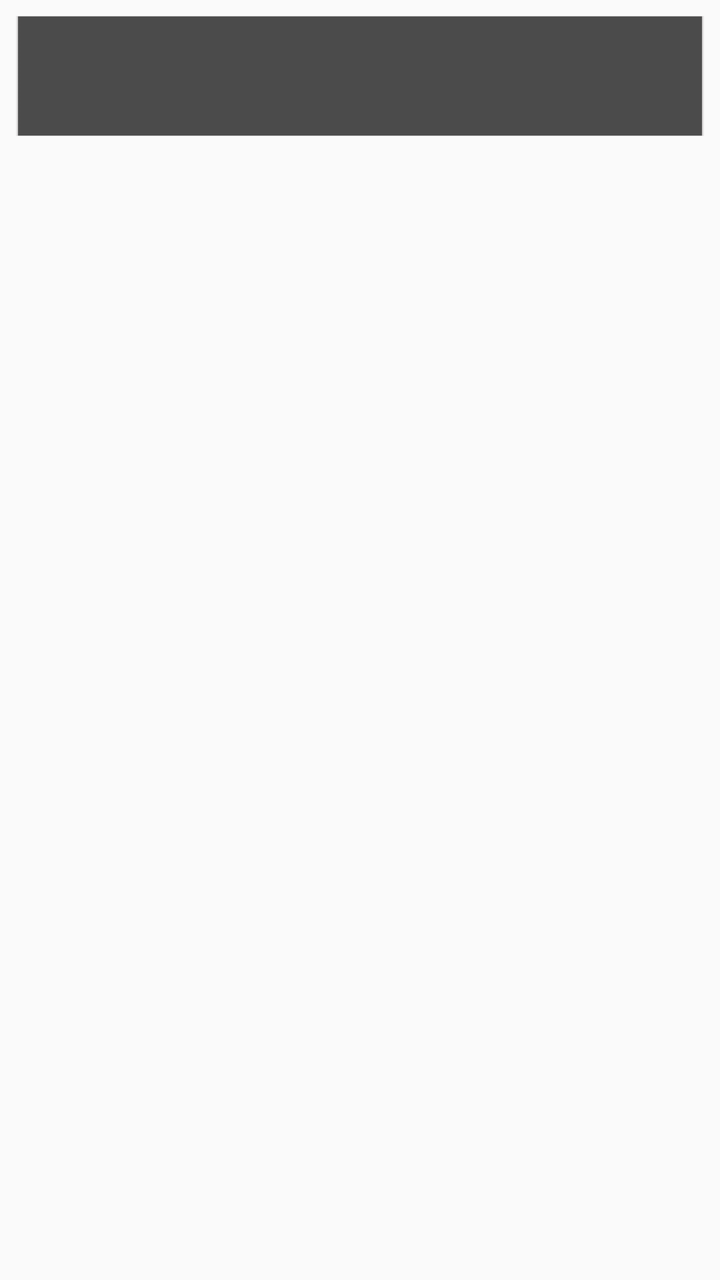
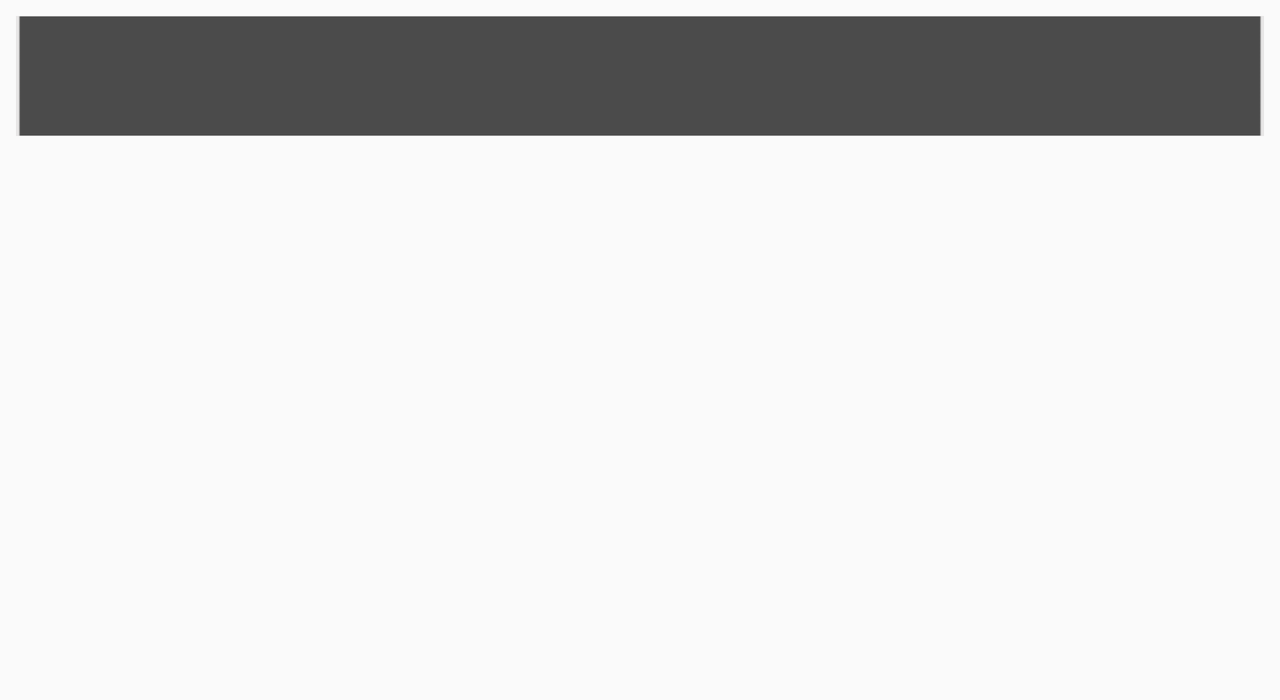

Two renders of one Android screen. The first uses the default layout on a phone; the second uses the alternative layout the repository ships for a different screen configuration, on a matching device. The two XML files are below.
<!-- AndroidManifest.xml: application theme AppTheme -->
<!-- res/layout/fragment_front_page.xml -->
<?xml version="1.0" encoding="utf-8"?>
<android.support.constraint.ConstraintLayout xmlns:android="http://schemas.android.com/apk/res/android"
    xmlns:app="http://schemas.android.com/apk/res-auto"
    xmlns:tools="http://schemas.android.com/tools"
    android:layout_width="match_parent"
    android:layout_height="650dp"
    tools:context=".FrontPageFragment">


    <ImageView
        android:id="@+id/TitleView"
        android:layout_width="match_parent"
        android:layout_height="60dp"
        android:layout_marginStart="8dp"
        android:layout_marginTop="8dp"
        android:layout_marginEnd="8dp"
        android:layout_marginBottom="8dp"
        android:background="@drawable/yelllow"
        app:layout_constraintBottom_toBottomOf="parent"
        app:layout_constraintEnd_toEndOf="parent"
        app:layout_constraintHorizontal_bias="1.0"
        app:layout_constraintStart_toStartOf="parent"
        app:layout_constraintTop_toTopOf="parent"
        app:layout_constraintVertical_bias="0.0" />

    <ImageView
        android:id="@+id/MarketPlaceView"
        android:layout_width="match_parent"
        android:layout_height="240dp"
        android:layout_marginStart="8dp"
        android:layout_marginTop="8dp"
        android:layout_marginEnd="8dp"
        android:layout_marginBottom="8dp"
        android:background="@drawable/blue"
        app:layout_constraintBottom_toBottomOf="parent"
        app:layout_constraintEnd_toEndOf="parent"
        app:layout_constraintHorizontal_bias="1.0"
        app:layout_constraintStart_toStartOf="parent"
        app:layout_constraintTop_toTopOf="parent"
        app:layout_constraintVertical_bias="0.16" />

    <ImageView
        android:id="@+id/WardrobeView"
        android:layout_width="match_parent"
        android:layout_height="240dp"
        android:layout_marginStart="8dp"
        android:layout_marginTop="8dp"
        android:layout_marginEnd="8dp"
        android:layout_marginBottom="8dp"
        android:background="@drawable/red"
        app:layout_constraintBottom_toBottomOf="parent"
        app:layout_constraintEnd_toEndOf="parent"
        app:layout_constraintHorizontal_bias="0.0"
        app:layout_constraintStart_toStartOf="parent"
        app:layout_constraintTop_toBottomOf="@+id/MarketPlaceView"
        app:layout_constraintVertical_bias="0.062" />


</android.support.constraint.ConstraintLayout>
<!-- resources referenced by this layout -->
<resources>
  <!-- drawable yelllow: jpg bitmap (drawable, 11152 bytes) -->
  <style name="AppTheme" parent="Theme.AppCompat.Light.NoActionBar">
          
          <item name="windowNoTitle">true</item>
          <item name="windowActionBar">false</item>
          <item name="colorPrimary">@color/colorPrimary</item>
          <item name="colorAccent">@color/colorAccent</item>
      </style>
  <color name="colorPrimary">#008577</color>
  <color name="colorAccent">#D81B60</color>
</resources>
<!-- res/layout-land/fragment_front_page.xml (the repository's variant of the layout above) -->
<!-- drawn on the phone turned sideways -->
<?xml version="1.0" encoding="utf-8"?>
<android.support.constraint.ConstraintLayout xmlns:android="http://schemas.android.com/apk/res/android"
    xmlns:app="http://schemas.android.com/apk/res-auto"
    xmlns:tools="http://schemas.android.com/tools"
    android:layout_width="match_parent"
    android:layout_height="350dp"
    tools:context=".FrontPageFragment">


    <ImageView
        android:id="@+id/TitleView"
        android:layout_width="match_parent"
        android:layout_height="60dp"
        android:layout_marginStart="8dp"
        android:layout_marginTop="8dp"
        android:layout_marginEnd="8dp"
        android:layout_marginBottom="8dp"
        android:background="@drawable/yelllow"
        app:layout_constraintBottom_toBottomOf="parent"
        app:layout_constraintEnd_toEndOf="parent"
        app:layout_constraintHorizontal_bias="1.0"
        app:layout_constraintStart_toStartOf="parent"
        app:layout_constraintTop_toTopOf="parent"
        app:layout_constraintVertical_bias="0.0" />

    <ImageView
        android:id="@+id/MarketPlaceView"
        android:layout_width="320dp"
        android:layout_height="220dp"
        android:layout_marginStart="8dp"
        android:layout_marginTop="8dp"
        android:layout_marginEnd="8dp"
        android:layout_marginBottom="8dp"
        android:background="@drawable/blue"
        app:layout_constraintBottom_toBottomOf="parent"
        app:layout_constraintEnd_toEndOf="parent"
        app:layout_constraintHorizontal_bias="0.0"
        app:layout_constraintStart_toStartOf="parent"
        app:layout_constraintTop_toTopOf="parent"
        app:layout_constraintVertical_bias="0.605" />

    <ImageView
        android:id="@+id/WardrobeView"
        android:layout_width="320dp"
        android:layout_height="220dp"
        android:layout_marginStart="8dp"
        android:layout_marginTop="8dp"
        android:layout_marginEnd="8dp"
        android:layout_marginBottom="8dp"
        android:background="@drawable/red"
        app:layout_constraintBottom_toBottomOf="parent"
        app:layout_constraintEnd_toEndOf="parent"
        app:layout_constraintHorizontal_bias="0.979"
        app:layout_constraintStart_toStartOf="parent"
        app:layout_constraintTop_toTopOf="parent"
        app:layout_constraintVertical_bias="0.605" />

</android.support.constraint.ConstraintLayout>
